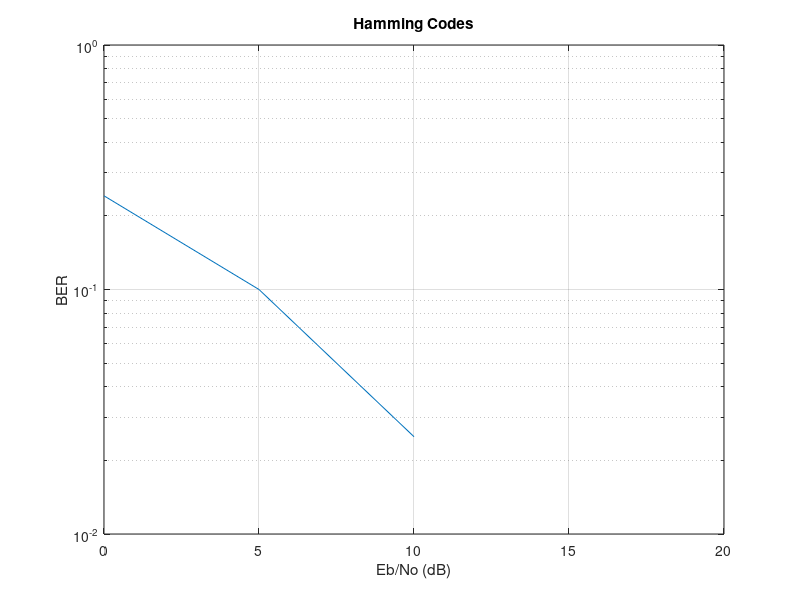

Source code (MATLAB):
% k is the length of the message in bits
k = 120;

% generate random binary message with length k
msg = randi([0 1], k, 1);

% hamming codeword length
n = 127;

% obtain hamming codeword
codeword = encode(msg, n, k);

% range of SNR values
EbNo = 0:5:20;
BER = zeros(1, length(EbNo));

% add AWGN
for i = 1:length(EbNo)
    % Add AWGN to the channel
    y = awgn(codeword, EbNo(i), 'measured');

    % Convert received signal to binary
    received_binary = (y > 0.5);

    % Decode received message
    rx_msg = decode(received_binary, n, k);

    % Compute Bit Error Rate (BER)
    BER(i) = sum(rx_msg ~= msg) / k;
end

% plot results
semilogy(EbNo, BER);
grid on;
xlabel('Eb/No (dB)');
ylabel('BER');
title('Hamming Codes');
